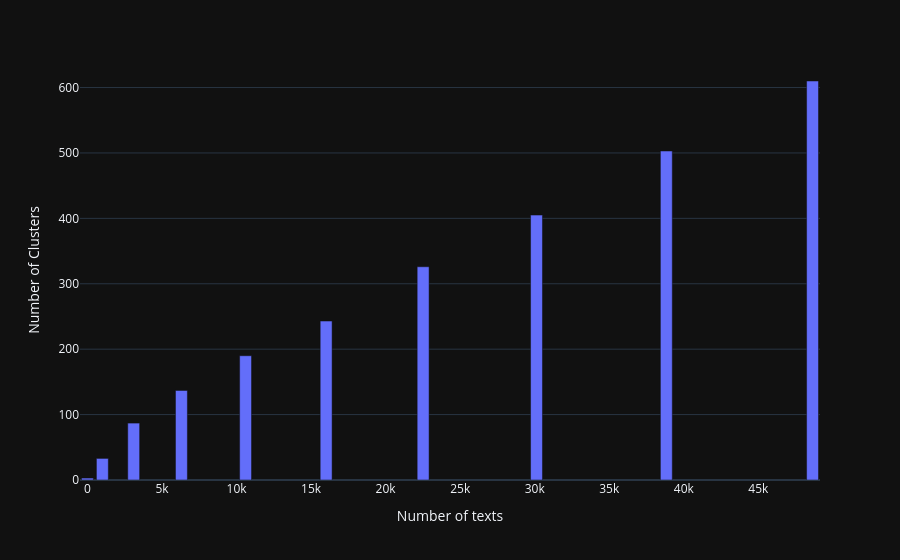

The code cell stored with this chart in its notebook:
### Code cell
px.bar(x=[len(list(chain.from_iterable(dataset["test"]["sentences"][:_]))) for _ in range(len(result))], y=[result[i]["clusters_found"] for i in range(len(result))],
       labels={"x": "Number of texts", "y": "Number of Clusters"})

### Figure 1 — Plotly figure (JSON) as saved in the notebook; plotly's stock layout.template omitted (floating-point values rounded to 4 significant figures)
{"data": [{"hovertemplate": "Number of texts=%{x}<br>Number of Clusters=%{y}<extra></extra>", "legendgroup": "", "marker": {"color": "#636efa", "pattern": {"shape": ""}}, "name": "", "orientation": "v", "showlegend": false, "textposition": "auto", "x": [0, 1000, 3101, 6303, 10606, 16010, 22515, 30121, 38828, 48636], "xaxis": "x", "y": [3, 33, 87, 137, 190, 243, 326, 405, 503, 610], "yaxis": "y", "type": "bar"}], "layout": {"xaxis": {"anchor": "y", "domain": [0.0, 1.0], "title": {"text": "Number of texts"}}, "yaxis": {"anchor": "x", "domain": [0.0, 1.0], "title": {"text": "Number of Clusters"}}, "legend": {"tracegroupgap": 0}, "margin": {"t": 60}, "barmode": "relative"}}
